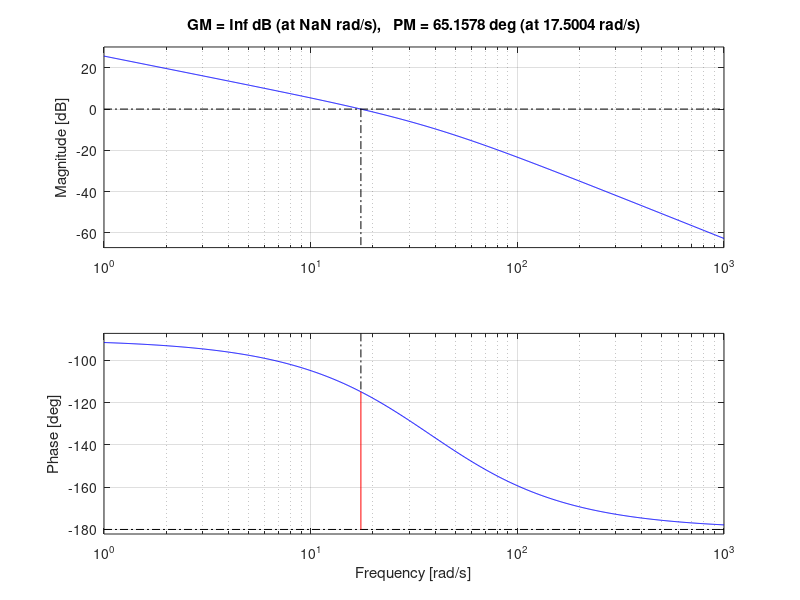

Recreate this plot in MATLAB.
clear; clc;

Km=9.993; Pm=10.87; Kp=72.95; Kd=2.695;
L=tf(Km*Kp, [1, Pm+Km*Kd, 0]);
margin(L); grid on
[GM, PM, Wcg, Wcp] = margin(L);
fprintf("PM=%.1f deg, GM=%.2f dB\n", PM, 20*log10(GM));
